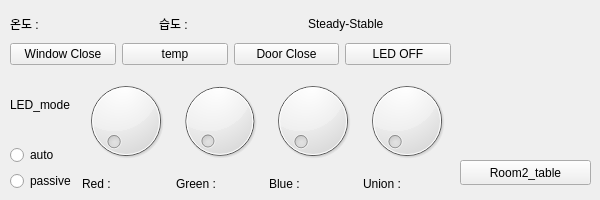
    <widget class="QWidget" name="tab">
     <attribute name="title">
      <string>      방2      </string>
     </attribute>
     <widget class="QWidget" name="verticalLayoutWidget_9">
      <property name="geometry">
       <rect>
        <x>10</x>
        <y>10</y>
        <width>441</width>
        <height>181</height>
       </rect>
      </property>
      <layout class="QVBoxLayout" name="verticalLayout_90">
       <item>
        <layout class="QVBoxLayout" name="verticalLayout_91">
         <item>
          <layout class="QHBoxLayout" name="horizontalLayout_44">
           <item>
            <widget class="QLabel" name="label_57">
             <property name="text">
              <string>온도 : </string>
             </property>
            </widget>
           </item>
           <item>
            <widget class="QLabel" name="label_58">
             <property name="text">
              <string>습도 : </string>
             </property>
            </widget>
           </item>
           <item>
            <widget class="QLabel" name="label_97">
             <property name="text">
              <string>Steady-Stable</string>
             </property>
            </widget>
           </item>
          </layout>
         </item>
        </layout>
       </item>
       <item>
        <layout class="QVBoxLayout" name="verticalLayout_92">
         <item>
          <layout class="QVBoxLayout" name="verticalLayout_93">
           <item>
            <layout class="QHBoxLayout" name="horizontalLayout_45">
             <item>
              <widget class="QPushButton" name="pushButton_71">
               <property name="text">
                <string>Window Close</string>
               </property>
              </widget>
             </item>
             <item>
              <widget class="QPushButton" name="pushButton_72">
               <property name="text">
                <string>temp</string>
               </property>
              </widget>
             </item>
             <item>
              <widget class="QPushButton" name="pushButton_73">
               <property name="text">
                <string>Door Close</string>
               </property>
              </widget>
             </item>
             <item>
              <widget class="QPushButton" name="pushButton_74">
               <property name="text">
                <string>LED OFF</string>
               </property>
              </widget>
             </item>
            </layout>
           </item>
          </layout>
         </item>
        </layout>
       </item>
       <item>
        <layout class="QVBoxLayout" name="verticalLayout_95">
         <item>
          <layout class="QHBoxLayout" name="horizontalLayout_47">
           <item>
            <layout class="QVBoxLayout" name="verticalLayout_96">
             <item>
              <widget class="QLabel" name="label_107">
               <property name="text">
                <string>LED_mode</string>
               </property>
              </widget>
             </item>
             <item>
              <widget class="QRadioButton" name="radioButton_17">
               <property name="text">
                <string>auto</string>
               </property>
              </widget>
             </item>
             <item>
              <widget class="QRadioButton" name="radioButton_18">
               <property name="text">
                <string>passive</string>
               </property>
              </widget>
             </item>
            </layout>
           </item>
           <item>
            <layout class="QHBoxLayout" name="horizontalLayout_48">
             <item>
              <layout class="QVBoxLayout" name="verticalLayout_97">
               <item>
                <widget class="QDial" name="dial_29"/>
               </item>
               <item>
                <widget class="QLabel" name="label_61">
                 <property name="text">
                  <string>Red : </string>
                 </property>
                </widget>
               </item>
              </layout>
             </item>
             <item>
              <layout class="QVBoxLayout" name="verticalLayout_98">
               <item>
                <widget class="QDial" name="dial_30"/>
               </item>
               <item>
                <widget class="QLabel" name="label_62">
                 <property name="text">
                  <string>Green :</string>
                 </property>
                </widget>
               </item>
              </layout>
             </item>
             <item>
              <layout class="QVBoxLayout" name="verticalLayout_99">
               <item>
                <widget class="QDial" name="dial_31"/>
               </item>
               <item>
                <widget class="QLabel" name="label_63">
                 <property name="text">
                  <string>Blue :</string>
                 </property>
                </widget>
               </item>
              </layout>
             </item>
             <item>
              <layout class="QVBoxLayout" name="verticalLayout_100">
               <item>
                <widget class="QDial" name="dial_32"/>
               </item>
               <item>
                <widget class="QLabel" name="label_64">
                 <property name="text">
                  <string>Union :</string>
                 </property>
                </widget>
               </item>
              </layout>
             </item>
            </layout>
           </item>
          </layout>
         </item>
        </layout>
       </item>
      </layout>
     </widget>
     <widget class="QWidget" name="verticalLayoutWidget_5">
      <property name="geometry">
       <rect>
        <x>460</x>
        <y>10</y>
        <width>131</width>
        <height>131</height>
       </rect>
      </property>
      <layout class="QVBoxLayout" name="verticalLayout_15">
       <item>
        <widget class="QLabel" name="label_116">
         <property name="text">
          <string/>
         </property>
        </widget>
       </item>
      </layout>
     </widget>
     <widget class="QPushButton" name="pushButton_118">
      <property name="geometry">
       <rect>
        <x>460</x>
        <y>160</y>
        <width>131</width>
        <height>25</height>
       </rect>
      </property>
      <property name="text">
       <string>Room2_table</string>
      </property>
     </widget>
    </widget>
